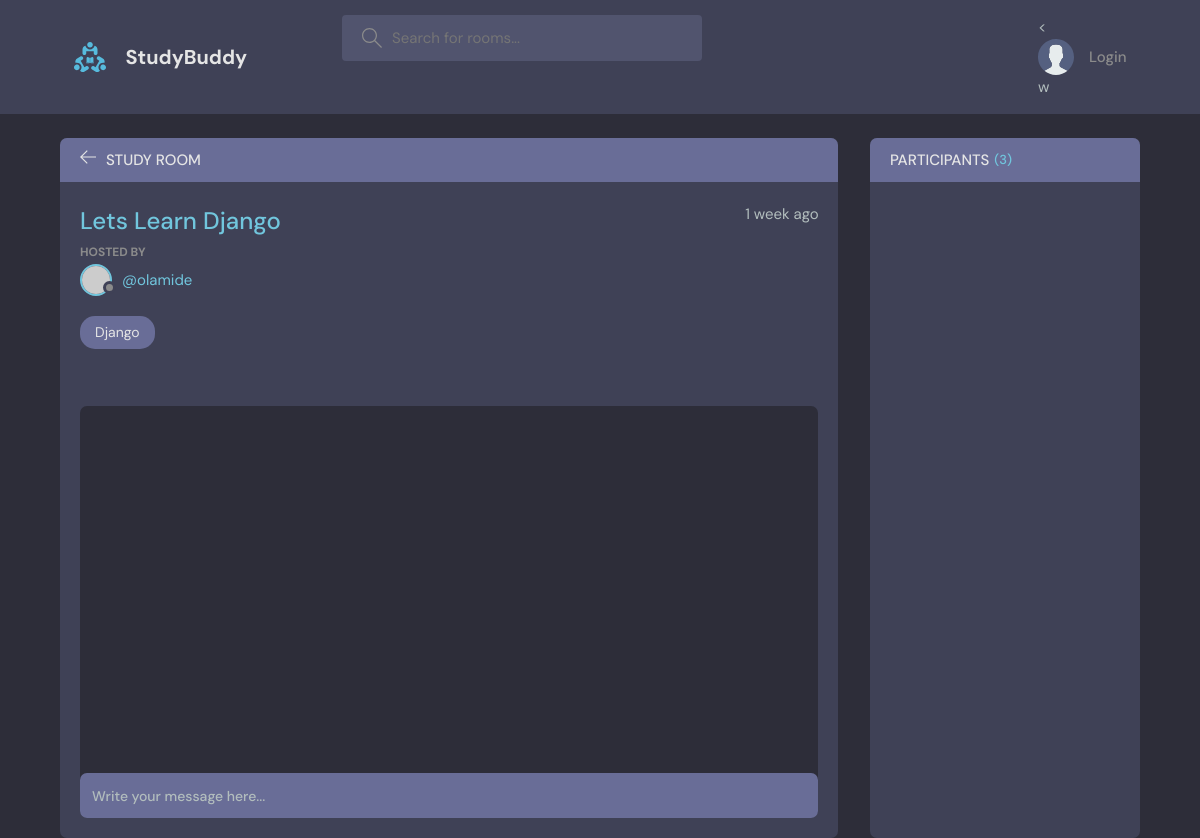
The page /room/4/ on the database as committed earlier.
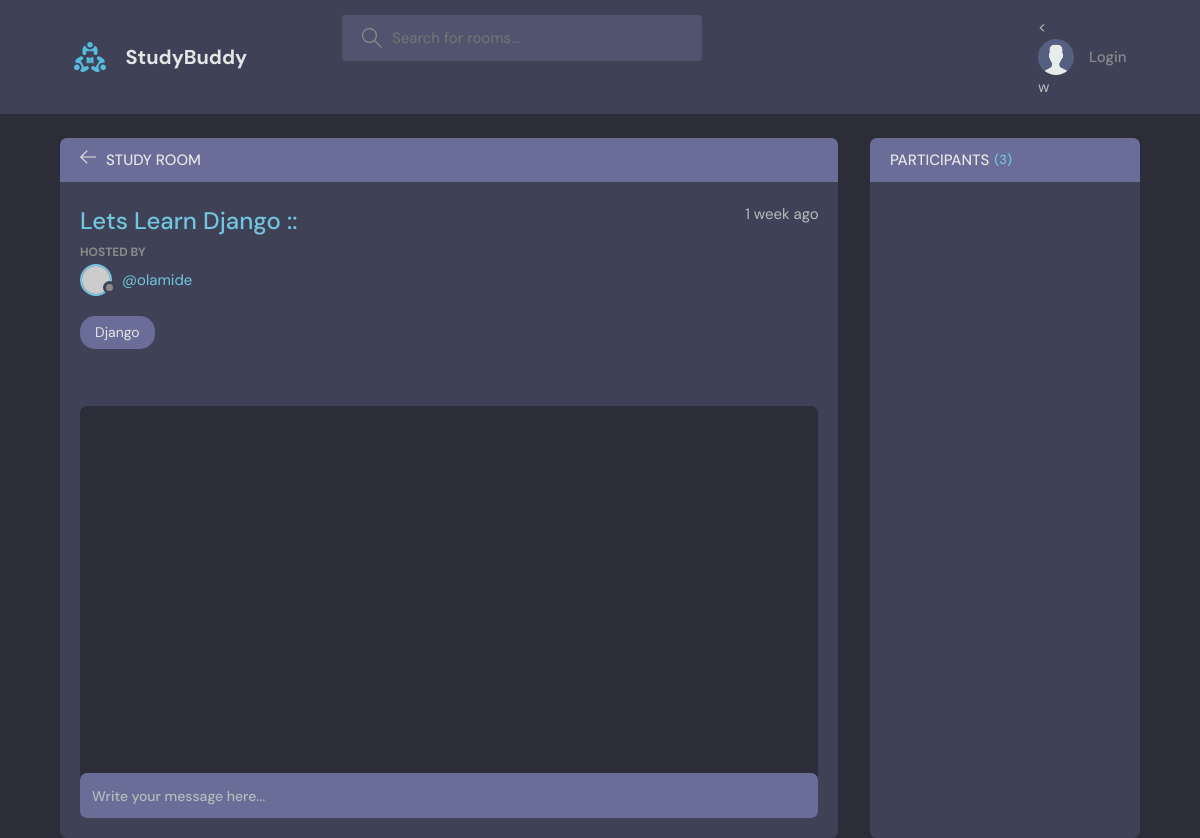
The same page on the database as committed later.
### base/models.py (models this page shows, shortened)
class Room(models.Model):
    host = models.ForeignKey(User,on_delete=models.SET_NULL,null=True)
    topic  = models.ForeignKey(Topic,on_delete=models.SET_NULL,null=True)
    name = models.CharField(max_length=200)
    description = models.TextField(null = True, blank=True)
    participants = models.ManyToManyField(User, related_name='participants',
                                          blank=True)
    updated = models.DateTimeField(auto_now=True)
    created = models.DateTimeField(auto_now_add=True)
    class Meta:
        ordering = ['-updated','-created']

class Topic(models.Model):
    name = models.CharField(max_length=200)
    def __str__(self):
        return self.name

### base/views.py (the view, shortened to what this page needs)
# urls.py: path('room/<str:pk>/', views.room, name='room'),
def room(request, pk):
    room = Room.objects.get(id=pk)
    room_messages = room.message_set.all()
    participants = room.participants.all()
    context = {'room': room, 'room_messages': room_messages,
                'participants':participants}
    return render(request, 'base/room.html', context)

### base/templates/base/room.html (shortened to what this page needs)
{% extends 'main.html'%}
{% block content %}
    <main class="profile-page layout layout--2">
      <div class="container">
        <div class="room">
          <div class="room__top">
            <div class="room__topLeft">
              <a href="{% url 'home' %}">
                <svg version="1.1" xmlns="http://www.w3.org/2000/svg" width="32" height="32" viewBox="0 0 32 32">
                  <title>arrow-left</title>
                  <path
                    d="M13.723 2.286l-13.723 13.714 13.719 13.714 1.616-1.611-10.96-10.96h27.625v-2.286h-27.625l10.965-10.965-1.616-1.607z"
                  ></path>
                </svg>
              </a>
              <h3>Study Room</h3>
            </div>
          </div>
          <div class="room__box scroll">
            <div class="room__header scroll">
              <div class="room__info">
                <h3>{{room.name}}</h3>
                <span>{{room.created|timesince}} ago</span>
              </div>
              <div class="room__hosted">
                <p>Hosted By</p>
                <a href="{% url 'user-profile' room.host.id %}" class="room__author">
                  <div class="avatar avatar--small">
                    <img src="https://randomuser.me/api/portraits/men/37.jpg" />
                  </div>
                  <span>@{{room.host.username}}</span>
                </a>
              </div>
              <span class="room__topics">{{room.topic}}</span>
            </div>
            <div class="room__conversation">
              <div class="threads scroll">
              </div>
            </div>
          </div>
          <div class="room__message">
            <form action="#"><input name="" placeholder="Write your message here..." /></form>
          </div>
        </div>
        <div class="participants">
          <h3 class="participants__top">Participants <span>({{participants.count}})</span></h3>
          <div class="participants__list scroll">
          </div>
        </div>
      </div>
    </main>
{% endblock content %}>

Rows that differ between the two databases and show on the page:
changed Room "olamide": name "Lets Learn Django" → "Lets Learn Django ::"
